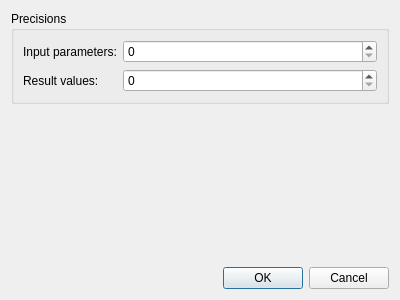
<?xml version="1.0" encoding="UTF-8"?>
<ui version="4.0">
 <class>SettingsDialog</class>
 <widget class="QDialog" name="SettingsDialog">
  <property name="windowModality">
   <enum>Qt::ApplicationModal</enum>
  </property>
  <property name="geometry">
   <rect>
    <x>0</x>
    <y>0</y>
    <width>400</width>
    <height>300</height>
   </rect>
  </property>
  <property name="windowTitle">
   <string>Dialog</string>
  </property>
  <layout class="QGridLayout" name="gridLayout">
   <item row="1" column="0">
    <spacer name="verticalSpacer">
     <property name="orientation">
      <enum>Qt::Vertical</enum>
     </property>
     <property name="sizeHint" stdset="0">
      <size>
       <width>20</width>
       <height>40</height>
      </size>
     </property>
    </spacer>
   </item>
   <item row="2" column="0">
    <widget class="QDialogButtonBox" name="buttonBox">
     <property name="orientation">
      <enum>Qt::Horizontal</enum>
     </property>
     <property name="standardButtons">
      <set>QDialogButtonBox::Cancel|QDialogButtonBox::Ok</set>
     </property>
    </widget>
   </item>
   <item row="0" column="0">
    <widget class="QGroupBox" name="groupBox">
     <property name="title">
      <string>Precisions</string>
     </property>
     <layout class="QFormLayout" name="formLayout">
      <item row="0" column="0">
       <widget class="QLabel" name="label">
        <property name="text">
         <string>Input parameters:</string>
        </property>
       </widget>
      </item>
      <item row="0" column="1">
       <widget class="QSpinBox" name="spinBox_input"/>
      </item>
      <item row="1" column="0">
       <widget class="QLabel" name="label_2">
        <property name="text">
         <string>Result values:</string>
        </property>
       </widget>
      </item>
      <item row="1" column="1">
       <widget class="QSpinBox" name="spinBox_output"/>
      </item>
     </layout>
    </widget>
   </item>
  </layout>
 </widget>
 <resources/>
 <connections>
  <connection>
   <sender>buttonBox</sender>
   <signal>accepted()</signal>
   <receiver>SettingsDialog</receiver>
   <slot>accept()</slot>
   <hints>
    <hint type="sourcelabel">
     <x>248</x>
     <y>254</y>
    </hint>
    <hint type="destinationlabel">
     <x>157</x>
     <y>274</y>
    </hint>
   </hints>
  </connection>
  <connection>
   <sender>buttonBox</sender>
   <signal>rejected()</signal>
   <receiver>SettingsDialog</receiver>
   <slot>reject()</slot>
   <hints>
    <hint type="sourcelabel">
     <x>316</x>
     <y>260</y>
    </hint>
    <hint type="destinationlabel">
     <x>286</x>
     <y>274</y>
    </hint>
   </hints>
  </connection>
 </connections>
</ui>
